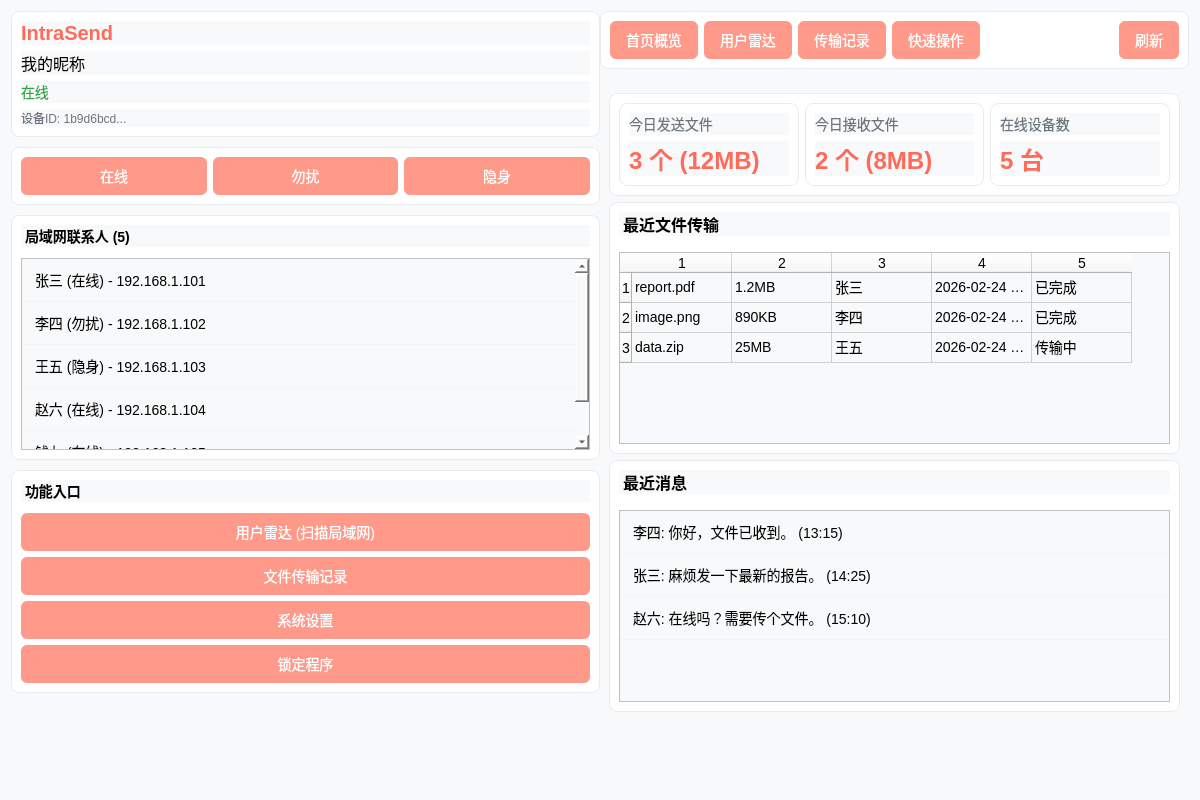
<?xml version="1.0" encoding="UTF-8"?>
<ui version="4.0">
 <class>IntraSendWidget</class>
 <widget class="QWidget" name="IntraSendWidget">
  <property name="geometry">
   <rect>
    <x>0</x>
    <y>0</y>
    <width>1200</width>
    <height>800</height>
   </rect>
  </property>
  <property name="windowTitle">
   <string>IntraSend - 内网文件直传工具</string>
  </property>
  <property name="styleSheet">
   <string>
QWidget {
    background-color: #F8F9FA;
    font-family: &quot;Microsoft YaHei&quot;, Arial, sans-serif;
    font-size: 14px;
}
#sidebarWidget {
    background-color: #FFFFFF;
    border-right: 1px solid #E9ECEF;
    border-radius: 8px 0 0 8px;
}
.QFrame {
    background-color: #FFFFFF;
    border-radius: 8px;
    border: 1px solid #E9ECEF;
}
QPushButton {
    background-color: #FF9A8B;
    color: white;
    border: none;
    border-radius: 6px;
    padding: 8px 16px;
}
QPushButton:hover {
    background-color: #FF7F6E;
}
QPushButton:pressed {
    background-color: #FF6B58;
}
QListWidget::item {
    padding: 10px;
    border-bottom: 1px solid #F1F3F5;
}
QListWidget::item:selected {
    background-color: #FFF0EE;
    color: #FF6B58;
}
#onlineLabel {
    color: #28A745;
}
#dndLabel {
    color: #FFC107;
}
#invisibleLabel {
    color: #6C757D;
}
   </string>
  </property>
  <layout class="QHBoxLayout" name="mainHorizontalLayout">
   <property name="spacing">
    <number>0</number>
   </property>
   <item>
    <layout class="QVBoxLayout" name="sidebarVerticalLayout">
     <property name="spacing">
      <number>10</number>
     </property>
     <item>
      <widget class="QFrame" name="userInfoFrame">
       <layout class="QVBoxLayout" name="userInfoLayout">
        <item>
         <widget class="QLabel" name="appLogoLabel">
          <property name="styleSheet">
           <string>font-size: 20px; font-weight: bold; color: #FF6B58;</string>
          </property>
          <property name="text">
           <string>IntraSend</string>
          </property>
         </widget>
        </item>
        <item>
         <widget class="QLabel" name="userNicknameLabel">
          <property name="styleSheet">
           <string>font-size: 16px;</string>
          </property>
          <property name="text">
           <string>我的昵称</string>
          </property>
         </widget>
        </item>
        <item>
         <widget class="QLabel" name="onlineLabel">
          <property name="text">
           <string>在线</string>
          </property>
         </widget>
        </item>
        <item>
         <widget class="QLabel" name="userDeviceIdLabel">
          <property name="styleSheet">
           <string>font-size: 12px; color: #6C757D;</string>
          </property>
          <property name="text">
           <string>设备ID: 1b9d6bcd...</string>
          </property>
         </widget>
        </item>
       </layout>
      </widget>
     </item>
     <item>
      <widget class="QFrame" name="statusFrame">
       <layout class="QHBoxLayout" name="statusLayout">
        <item>
         <widget class="QPushButton" name="btnOnline">
          <property name="text">
           <string>在线</string>
          </property>
          <property name="checkable">
           <bool>true</bool>
          </property>
          <property name="checked">
           <bool>true</bool>
          </property>
         </widget>
        </item>
        <item>
         <widget class="QPushButton" name="btnDnd">
          <property name="text">
           <string>勿扰</string>
          </property>
          <property name="checkable">
           <bool>true</bool>
          </property>
         </widget>
        </item>
        <item>
         <widget class="QPushButton" name="btnInvisible">
          <property name="text">
           <string>隐身</string>
          </property>
          <property name="checkable">
           <bool>true</bool>
          </property>
         </widget>
        </item>
       </layout>
      </widget>
     </item>
     <item>
      <widget class="QFrame" name="contactFrame">
       <layout class="QVBoxLayout" name="contactLayout">
        <item>
         <widget class="QLabel" name="contactTitleLabel">
          <property name="styleSheet">
           <string>font-weight: bold; margin-bottom: 5px;</string>
          </property>
          <property name="text">
           <string>局域网联系人 (5)</string>
          </property>
         </widget>
        </item>
        <item>
         <widget class="QListWidget" name="contactListWidget">
          <item>
           <property name="text">
            <string>张三 (在线) - 192.168.1.101</string>
           </property>
          </item>
          <item>
           <property name="text">
            <string>李四 (勿扰) - 192.168.1.102</string>
           </property>
          </item>
          <item>
           <property name="text">
            <string>王五 (隐身) - 192.168.1.103</string>
           </property>
          </item>
          <item>
           <property name="text">
            <string>赵六 (在线) - 192.168.1.104</string>
           </property>
          </item>
          <item>
           <property name="text">
            <string>钱七 (在线) - 192.168.1.105</string>
           </property>
          </item>
         </widget>
        </item>
       </layout>
      </widget>
     </item>
     <item>
      <widget class="QFrame" name="functionFrame">
       <layout class="QVBoxLayout" name="functionLayout">
        <item>
         <widget class="QLabel" name="functionTitleLabel">
          <property name="styleSheet">
           <string>font-weight: bold; margin-bottom: 5px;</string>
          </property>
          <property name="text">
           <string>功能入口</string>
          </property>
         </widget>
        </item>
        <item>
         <widget class="QPushButton" name="btnUserRadar">
          <property name="text">
           <string>用户雷达 (扫描局域网)</string>
          </property>
         </widget>
        </item>
        <item>
         <widget class="QPushButton" name="btnFileTransfer">
          <property name="text">
           <string>文件传输记录</string>
          </property>
         </widget>
        </item>
        <item>
         <widget class="QPushButton" name="btnSettings">
          <property name="text">
           <string>系统设置</string>
          </property>
         </widget>
        </item>
        <item>
         <widget class="QPushButton" name="btnLockApp">
          <property name="text">
           <string>锁定程序</string>
          </property>
         </widget>
        </item>
       </layout>
      </widget>
     </item>
     <item>
      <spacer name="sidebarSpacer">
       <property name="orientation">
        <enum>Qt::Orientation::Vertical</enum>
       </property>
       <property name="sizeHint" stdset="0">
        <size>
         <width>0</width>
         <height>0</height>
        </size>
       </property>
      </spacer>
     </item>
    </layout>
   </item>
   <item>
    <layout class="QVBoxLayout" name="contentVerticalLayout">
     <property name="spacing">
      <number>15</number>
     </property>
     <item>
      <widget class="QFrame" name="topNavFrame">
       <layout class="QHBoxLayout" name="topNavLayout">
        <item>
         <widget class="QPushButton" name="btnDashboard">
          <property name="text">
           <string>首页概览</string>
          </property>
          <property name="checkable">
           <bool>true</bool>
          </property>
          <property name="checked">
           <bool>true</bool>
          </property>
         </widget>
        </item>
        <item>
         <widget class="QPushButton" name="btnUsers">
          <property name="text">
           <string>用户雷达</string>
          </property>
          <property name="checkable">
           <bool>true</bool>
          </property>
         </widget>
        </item>
        <item>
         <widget class="QPushButton" name="btnHistory">
          <property name="text">
           <string>传输记录</string>
          </property>
          <property name="checkable">
           <bool>true</bool>
          </property>
         </widget>
        </item>
        <item>
         <widget class="QPushButton" name="btnActions">
          <property name="text">
           <string>快速操作</string>
          </property>
          <property name="checkable">
           <bool>true</bool>
          </property>
         </widget>
        </item>
        <item>
         <spacer name="topNavSpacer">
          <property name="orientation">
           <enum>Qt::Orientation::Horizontal</enum>
          </property>
          <property name="sizeHint" stdset="0">
           <size>
            <width>0</width>
            <height>0</height>
           </size>
          </property>
         </spacer>
        </item>
        <item>
         <widget class="QPushButton" name="btnRefresh">
          <property name="text">
           <string>刷新</string>
          </property>
         </widget>
        </item>
       </layout>
      </widget>
     </item>
     <item>
      <widget class="QStackedWidget" name="contentStackedWidget">
       <property name="currentIndex">
        <number>0</number>
       </property>
       <widget class="QWidget" name="dashboardPage">
        <layout class="QVBoxLayout" name="dashboardLayout">
         <item>
          <widget class="QFrame" name="statFrame">
           <layout class="QHBoxLayout" name="statLayout">
            <item>
             <widget class="QFrame" name="statCard1">
              <layout class="QVBoxLayout" name="statCard1Layout">
               <item>
                <widget class="QLabel" name="stat1Title">
                 <property name="styleSheet">
                  <string>color: #6C757D;</string>
                 </property>
                 <property name="text">
                  <string>今日发送文件</string>
                 </property>
                </widget>
               </item>
               <item>
                <widget class="QLabel" name="stat1Value">
                 <property name="styleSheet">
                  <string>font-size: 24px; font-weight: bold; color: #FF6B58;</string>
                 </property>
                 <property name="text">
                  <string>3 个 (12MB)</string>
                 </property>
                </widget>
               </item>
              </layout>
             </widget>
            </item>
            <item>
             <widget class="QFrame" name="statCard2">
              <layout class="QVBoxLayout" name="statCard2Layout">
               <item>
                <widget class="QLabel" name="stat2Title">
                 <property name="styleSheet">
                  <string>color: #6C757D;</string>
                 </property>
                 <property name="text">
                  <string>今日接收文件</string>
                 </property>
                </widget>
               </item>
               <item>
                <widget class="QLabel" name="stat2Value">
                 <property name="styleSheet">
                  <string>font-size: 24px; font-weight: bold; color: #FF6B58;</string>
                 </property>
                 <property name="text">
                  <string>2 个 (8MB)</string>
                 </property>
                </widget>
               </item>
              </layout>
             </widget>
            </item>
            <item>
             <widget class="QFrame" name="statCard3">
              <layout class="QVBoxLayout" name="statCard3Layout">
               <item>
                <widget class="QLabel" name="stat3Title">
                 <property name="styleSheet">
                  <string>color: #6C757D;</string>
                 </property>
                 <property name="text">
                  <string>在线设备数</string>
                 </property>
                </widget>
               </item>
               <item>
                <widget class="QLabel" name="stat3Value">
                 <property name="styleSheet">
                  <string>font-size: 24px; font-weight: bold; color: #FF6B58;</string>
                 </property>
                 <property name="text">
                  <string>5 台</string>
                 </property>
                </widget>
               </item>
              </layout>
             </widget>
            </item>
           </layout>
          </widget>
         </item>
         <item>
          <widget class="QFrame" name="transferFrame">
           <layout class="QVBoxLayout" name="transferLayout">
            <item>
             <widget class="QLabel" name="transferTitleLabel">
              <property name="styleSheet">
               <string>font-weight: bold; font-size: 16px; margin-bottom: 10px;</string>
              </property>
              <property name="text">
               <string>最近文件传输</string>
              </property>
             </widget>
            </item>
            <item>
             <widget class="QTableWidget" name="transferTableWidget">
              <property name="rowCount">
               <number>3</number>
              </property>
              <property name="columnCount">
               <number>5</number>
              </property>
              <row/>
              <row/>
              <row/>
              <column/>
              <column/>
              <column/>
              <column/>
              <column/>
              <item row="0" column="0">
               <property name="text">
                <string>report.pdf</string>
               </property>
              </item>
              <item row="0" column="1">
               <property name="text">
                <string>1.2MB</string>
               </property>
              </item>
              <item row="0" column="2">
               <property name="text">
                <string>张三</string>
               </property>
              </item>
              <item row="0" column="3">
               <property name="text">
                <string>2026-02-24 14:30</string>
               </property>
              </item>
              <item row="0" column="4">
               <property name="text">
                <string>已完成</string>
               </property>
              </item>
              <item row="1" column="0">
               <property name="text">
                <string>image.png</string>
               </property>
              </item>
              <item row="1" column="1">
               <property name="text">
                <string>890KB</string>
               </property>
              </item>
              <item row="1" column="2">
               <property name="text">
                <string>李四</string>
               </property>
              </item>
              <item row="1" column="3">
               <property name="text">
                <string>2026-02-24 13:15</string>
               </property>
              </item>
              <item row="1" column="4">
               <property name="text">
                <string>已完成</string>
               </property>
              </item>
              <item row="2" column="0">
               <property name="text">
                <string>data.zip</string>
               </property>
              </item>
              <item row="2" column="1">
               <property name="text">
                <string>25MB</string>
               </property>
              </item>
              <item row="2" column="2">
               <property name="text">
                <string>王五</string>
               </property>
              </item>
              <item row="2" column="3">
               <property name="text">
                <string>2026-02-24 15:20</string>
               </property>
              </item>
              <item row="2" column="4">
               <property name="text">
                <string>传输中</string>
               </property>
              </item>
             </widget>
            </item>
           </layout>
          </widget>
         </item>
         <item>
          <widget class="QFrame" name="messageFrame">
           <layout class="QVBoxLayout" name="messageLayout">
            <item>
             <widget class="QLabel" name="messageTitleLabel">
              <property name="styleSheet">
               <string>font-weight: bold; font-size: 16px; margin-bottom: 10px;</string>
              </property>
              <property name="text">
               <string>最近消息</string>
              </property>
             </widget>
            </item>
            <item>
             <widget class="QListWidget" name="messageListWidget">
              <item>
               <property name="text">
                <string>李四: 你好，文件已收到。 (13:15)</string>
               </property>
              </item>
              <item>
               <property name="text">
                <string>张三: 麻烦发一下最新的报告。 (14:25)</string>
               </property>
              </item>
              <item>
               <property name="text">
                <string>赵六: 在线吗？需要传个文件。 (15:10)</string>
               </property>
              </item>
             </widget>
            </item>
           </layout>
          </widget>
         </item>
        </layout>
       </widget>
       <widget class="QWidget" name="usersPage">
        <layout class="QVBoxLayout" name="usersLayout">
         <item>
          <widget class="QLabel" name="usersLabel">
           <property name="text">
            <string>用户雷达页面 - 待实现</string>
           </property>
          </widget>
         </item>
        </layout>
       </widget>
       <widget class="QWidget" name="historyPage">
        <layout class="QVBoxLayout" name="historyLayout">
         <item>
          <widget class="QLabel" name="historyLabel">
           <property name="text">
            <string>传输记录页面 - 待实现</string>
           </property>
          </widget>
         </item>
        </layout>
       </widget>
       <widget class="QWidget" name="actionsPage">
        <layout class="QVBoxLayout" name="actionsLayout">
         <item>
          <widget class="QLabel" name="actionsLabel">
           <property name="text">
            <string>快速操作页面 - 待实现</string>
           </property>
          </widget>
         </item>
        </layout>
       </widget>
      </widget>
     </item>
     <item>
      <spacer name="contentSpacer">
       <property name="orientation">
        <enum>Qt::Orientation::Vertical</enum>
       </property>
       <property name="sizeHint" stdset="0">
        <size>
         <width>0</width>
         <height>0</height>
        </size>
       </property>
      </spacer>
     </item>
    </layout>
   </item>
  </layout>
 </widget>
 <resources/>
 <connections>
  <connection>
   <sender>btnOnline</sender>
   <signal>clicked()</signal>
   <receiver>btnDnd</receiver>
   <slot>setChecked(false)</slot>
   <hints>
    <hint type="sourcelabel">
     <x>20</x>
     <y>20</y>
    </hint>
    <hint type="destinationlabel">
     <x>20</x>
     <y>20</y>
    </hint>
   </hints>
  </connection>
  <connection>
   <sender>btnOnline</sender>
   <signal>clicked()</signal>
   <receiver>btnInvisible</receiver>
   <slot>setChecked(false)</slot>
   <hints>
    <hint type="sourcelabel">
     <x>20</x>
     <y>20</y>
    </hint>
    <hint type="destinationlabel">
     <x>20</x>
     <y>20</y>
    </hint>
   </hints>
  </connection>
  <connection>
   <sender>btnDnd</sender>
   <signal>clicked()</signal>
   <receiver>btnOnline</receiver>
   <slot>setChecked(false)</slot>
   <hints>
    <hint type="sourcelabel">
     <x>20</x>
     <y>20</y>
    </hint>
    <hint type="destinationlabel">
     <x>20</x>
     <y>20</y>
    </hint>
   </hints>
  </connection>
  <connection>
   <sender>btnDnd</sender>
   <signal>clicked()</signal>
   <receiver>btnInvisible</receiver>
   <slot>setChecked(false)</slot>
   <hints>
    <hint type="sourcelabel">
     <x>20</x>
     <y>20</y>
    </hint>
    <hint type="destinationlabel">
     <x>20</x>
     <y>20</y>
    </hint>
   </hints>
  </connection>
  <connection>
   <sender>btnInvisible</sender>
   <signal>clicked()</signal>
   <receiver>btnOnline</receiver>
   <slot>setChecked(false)</slot>
   <hints>
    <hint type="sourcelabel">
     <x>20</x>
     <y>20</y>
    </hint>
    <hint type="destinationlabel">
     <x>20</x>
     <y>20</y>
    </hint>
   </hints>
  </connection>
  <connection>
   <sender>btnInvisible</sender>
   <signal>clicked()</signal>
   <receiver>btnDnd</receiver>
   <slot>setChecked(false)</slot>
   <hints>
    <hint type="sourcelabel">
     <x>20</x>
     <y>20</y>
    </hint>
    <hint type="destinationlabel">
     <x>20</x>
     <y>20</y>
    </hint>
   </hints>
  </connection>
  <connection>
   <sender>btnDashboard</sender>
   <signal>clicked()</signal>
   <receiver>contentStackedWidget</receiver>
   <slot>setCurrentIndex(0)</slot>
   <hints>
    <hint type="sourcelabel">
     <x>20</x>
     <y>20</y>
    </hint>
    <hint type="destinationlabel">
     <x>20</x>
     <y>20</y>
    </hint>
   </hints>
  </connection>
  <connection>
   <sender>btnUsers</sender>
   <signal>clicked()</signal>
   <receiver>contentStackedWidget</receiver>
   <slot>setCurrentIndex(1)</slot>
   <hints>
    <hint type="sourcelabel">
     <x>20</x>
     <y>20</y>
    </hint>
    <hint type="destinationlabel">
     <x>20</x>
     <y>20</y>
    </hint>
   </hints>
  </connection>
  <connection>
   <sender>btnHistory</sender>
   <signal>clicked()</signal>
   <receiver>contentStackedWidget</receiver>
   <slot>setCurrentIndex(2)</slot>
   <hints>
    <hint type="sourcelabel">
     <x>20</x>
     <y>20</y>
    </hint>
    <hint type="destinationlabel">
     <x>20</x>
     <y>20</y>
    </hint>
   </hints>
  </connection>
  <connection>
   <sender>btnActions</sender>
   <signal>clicked()</signal>
   <receiver>contentStackedWidget</receiver>
   <slot>setCurrentIndex(3)</slot>
   <hints>
    <hint type="sourcelabel">
     <x>20</x>
     <y>20</y>
    </hint>
    <hint type="destinationlabel">
     <x>20</x>
     <y>20</y>
    </hint>
   </hints>
  </connection>
 </connections>
</ui>
